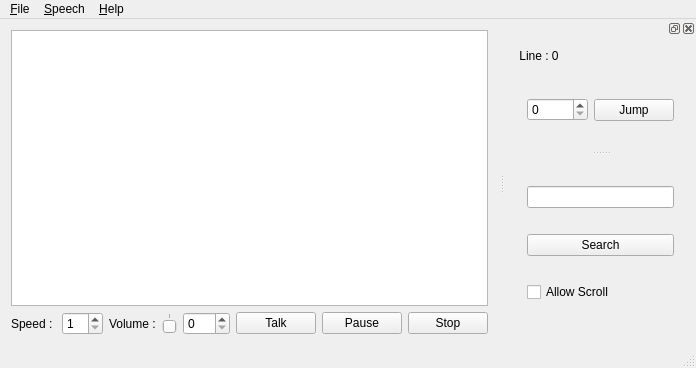
<?xml version="1.0" encoding="UTF-8"?>
<ui version="4.0">
 <class>MainWindow</class>
 <widget class="QMainWindow" name="MainWindow">
  <property name="geometry">
   <rect>
    <x>0</x>
    <y>0</y>
    <width>652</width>
    <height>368</height>
   </rect>
  </property>
  <property name="windowTitle">
   <string>SimpleTextSpeech</string>
  </property>
  <property name="documentMode">
   <bool>true</bool>
  </property>
  <property name="tabShape">
   <enum>QTabWidget::Rounded</enum>
  </property>
  <widget class="QWidget" name="centralWidget">
   <layout class="QHBoxLayout" name="horizontalLayout_3">
    <item>
     <layout class="QVBoxLayout" name="verticalLayout">
      <item>
       <widget class="QTextEdit" name="txtEditor">
        <property name="undoRedoEnabled">
         <bool>false</bool>
        </property>
        <property name="lineWrapMode">
         <enum>QTextEdit::NoWrap</enum>
        </property>
        <property name="readOnly">
         <bool>false</bool>
        </property>
        <property name="cursorWidth">
         <number>3</number>
        </property>
       </widget>
      </item>
      <item>
       <layout class="QHBoxLayout" name="horizontalLayout">
        <item>
         <widget class="QLabel" name="label_2">
          <property name="text">
           <string>Speed : </string>
          </property>
         </widget>
        </item>
        <item>
         <widget class="QSpinBox" name="boxSpeechSpeed">
          <property name="minimum">
           <number>1</number>
          </property>
          <property name="maximum">
           <number>10</number>
          </property>
         </widget>
        </item>
        <item>
         <widget class="QLabel" name="label">
          <property name="text">
           <string>Volume :</string>
          </property>
         </widget>
        </item>
        <item>
         <widget class="QSlider" name="volumeSlider">
          <property name="maximum">
           <number>100</number>
          </property>
          <property name="singleStep">
           <number>10</number>
          </property>
          <property name="pageStep">
           <number>10</number>
          </property>
          <property name="value">
           <number>50</number>
          </property>
          <property name="orientation">
           <enum>Qt::Horizontal</enum>
          </property>
          <property name="tickPosition">
           <enum>QSlider::TicksAbove</enum>
          </property>
          <property name="tickInterval">
           <number>10</number>
          </property>
         </widget>
        </item>
        <item>
         <widget class="QSpinBox" name="boxVolume">
          <property name="maximum">
           <number>100</number>
          </property>
         </widget>
        </item>
        <item>
         <widget class="QPushButton" name="btnTalk">
          <property name="text">
           <string>Talk</string>
          </property>
          <property name="shortcut">
           <string/>
          </property>
         </widget>
        </item>
        <item>
         <widget class="QPushButton" name="btnPause">
          <property name="text">
           <string>Pause</string>
          </property>
         </widget>
        </item>
        <item>
         <widget class="QPushButton" name="btnStop">
          <property name="text">
           <string>Stop</string>
          </property>
         </widget>
        </item>
       </layout>
      </item>
      <item>
       <layout class="QHBoxLayout" name="horizontalLayout_2"/>
      </item>
     </layout>
    </item>
   </layout>
  </widget>
  <widget class="QMenuBar" name="menuBar">
   <property name="geometry">
    <rect>
     <x>0</x>
     <y>0</y>
     <width>652</width>
     <height>20</height>
    </rect>
   </property>
   <widget class="QMenu" name="menu_File">
    <property name="title">
     <string>&amp;File</string>
    </property>
    <addaction name="actionOpen"/>
    <addaction name="separator"/>
    <addaction name="action_Quit"/>
   </widget>
   <widget class="QMenu" name="menuSpeech">
    <property name="title">
     <string>&amp;Speech</string>
    </property>
    <addaction name="actionTalk"/>
    <addaction name="actionPause"/>
    <addaction name="separator"/>
    <addaction name="actionMove_to_speech_line"/>
    <addaction name="actionSkip_to_10_line"/>
    <addaction name="separator"/>
    <addaction name="actionVolume_Up"/>
    <addaction name="actionVolume_Down"/>
   </widget>
   <widget class="QMenu" name="menu_Help">
    <property name="title">
     <string>&amp;Help</string>
    </property>
    <addaction name="actionAbout"/>
   </widget>
   <addaction name="menu_File"/>
   <addaction name="menuSpeech"/>
   <addaction name="menu_Help"/>
  </widget>
  <widget class="QStatusBar" name="statusBar"/>
  <widget class="QDockWidget" name="dockWidget">
   <property name="acceptDrops">
    <bool>false</bool>
   </property>
   <property name="allowedAreas">
    <set>Qt::LeftDockWidgetArea|Qt::RightDockWidgetArea</set>
   </property>
   <attribute name="dockWidgetArea">
    <number>2</number>
   </attribute>
   <widget class="QWidget" name="dockWidgetContents">
    <layout class="QFormLayout" name="formLayout">
     <item row="1" column="0">
      <widget class="QSplitter" name="splitter">
       <property name="sizePolicy">
        <sizepolicy hsizetype="Preferred" vsizetype="Expanding">
         <horstretch>0</horstretch>
         <verstretch>0</verstretch>
        </sizepolicy>
       </property>
       <property name="lineWidth">
        <number>4</number>
       </property>
       <property name="orientation">
        <enum>Qt::Vertical</enum>
       </property>
       <property name="childrenCollapsible">
        <bool>true</bool>
       </property>
       <widget class="QWidget" name="layoutWidget">
        <layout class="QHBoxLayout" name="horizontalLayout_4">
         <item>
          <widget class="QSpinBox" name="boxJumpLine">
           <property name="maximum">
            <number>60000</number>
           </property>
           <property name="value">
            <number>0</number>
           </property>
          </widget>
         </item>
         <item>
          <widget class="QPushButton" name="btnJumpToLine">
           <property name="text">
            <string>Jump</string>
           </property>
          </widget>
         </item>
        </layout>
       </widget>
       <widget class="QWidget" name="layoutWidget">
        <layout class="QVBoxLayout" name="verticalLayout_2">
         <item>
          <widget class="QLineEdit" name="txtSearchText">
           <property name="alignment">
            <set>Qt::AlignLeading|Qt::AlignLeft|Qt::AlignVCenter</set>
           </property>
          </widget>
         </item>
         <item>
          <widget class="QPushButton" name="btnSearchText">
           <property name="text">
            <string>Search</string>
           </property>
          </widget>
         </item>
         <item>
          <widget class="QCheckBox" name="chkAllowScroll">
           <property name="sizePolicy">
            <sizepolicy hsizetype="Minimum" vsizetype="Fixed">
             <horstretch>0</horstretch>
             <verstretch>0</verstretch>
            </sizepolicy>
           </property>
           <property name="acceptDrops">
            <bool>false</bool>
           </property>
           <property name="text">
            <string>Allow Scroll</string>
           </property>
          </widget>
         </item>
        </layout>
       </widget>
      </widget>
     </item>
     <item row="0" column="0">
      <widget class="QLabel" name="lblLine">
       <property name="text">
        <string> Line : 0</string>
       </property>
       <property name="alignment">
        <set>Qt::AlignLeading|Qt::AlignLeft|Qt::AlignVCenter</set>
       </property>
      </widget>
     </item>
    </layout>
   </widget>
  </widget>
  <action name="actionOpen">
   <property name="text">
    <string>Open</string>
   </property>
   <property name="shortcut">
    <string>Ctrl+O</string>
   </property>
  </action>
  <action name="action_Quit">
   <property name="checkable">
    <bool>false</bool>
   </property>
   <property name="enabled">
    <bool>true</bool>
   </property>
   <property name="text">
    <string>&amp;Quit</string>
   </property>
   <property name="shortcut">
    <string>Ctrl+Q</string>
   </property>
  </action>
  <action name="actionTalk">
   <property name="text">
    <string>Talk</string>
   </property>
   <property name="shortcut">
    <string>Ctrl+T</string>
   </property>
  </action>
  <action name="actionPause">
   <property name="checkable">
    <bool>true</bool>
   </property>
   <property name="text">
    <string>Pause</string>
   </property>
   <property name="shortcut">
    <string>Ctrl+P</string>
   </property>
  </action>
  <action name="actionMove_to_speech_line">
   <property name="text">
    <string>Move to speech line</string>
   </property>
   <property name="shortcut">
    <string>Ctrl+L</string>
   </property>
  </action>
  <action name="actionSkip_to_10_line">
   <property name="text">
    <string>Skip to 10 line</string>
   </property>
   <property name="shortcut">
    <string>Ctrl+Shift+L</string>
   </property>
  </action>
  <action name="actionVolume_Up">
   <property name="text">
    <string>Volume Up</string>
   </property>
   <property name="shortcut">
    <string>Ctrl+]</string>
   </property>
  </action>
  <action name="actionVolume_Down">
   <property name="text">
    <string>Volume Down</string>
   </property>
   <property name="shortcut">
    <string>Ctrl+[</string>
   </property>
  </action>
  <action name="actionAbout">
   <property name="text">
    <string>About</string>
   </property>
  </action>
 </widget>
 <layoutdefault spacing="6" margin="11"/>
 <resources/>
 <connections/>
</ui>
